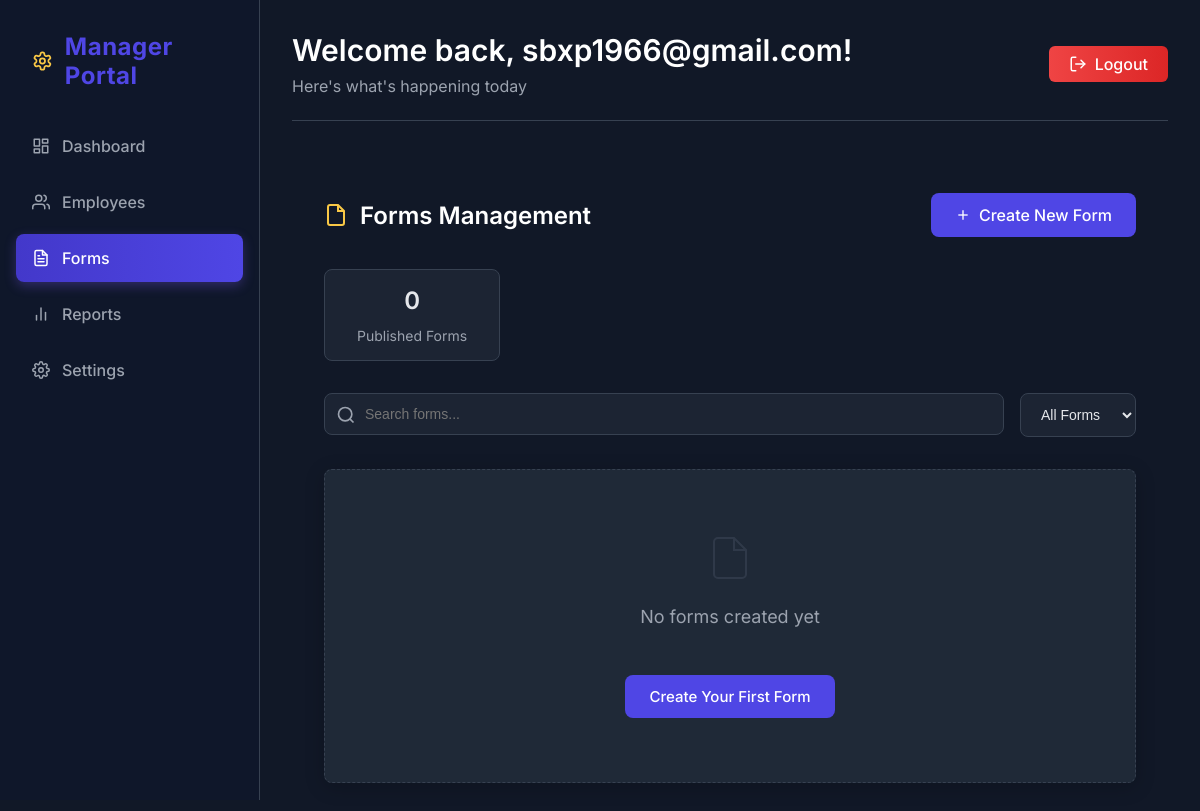
The app's page /manager/forms/ (signed in), older data.
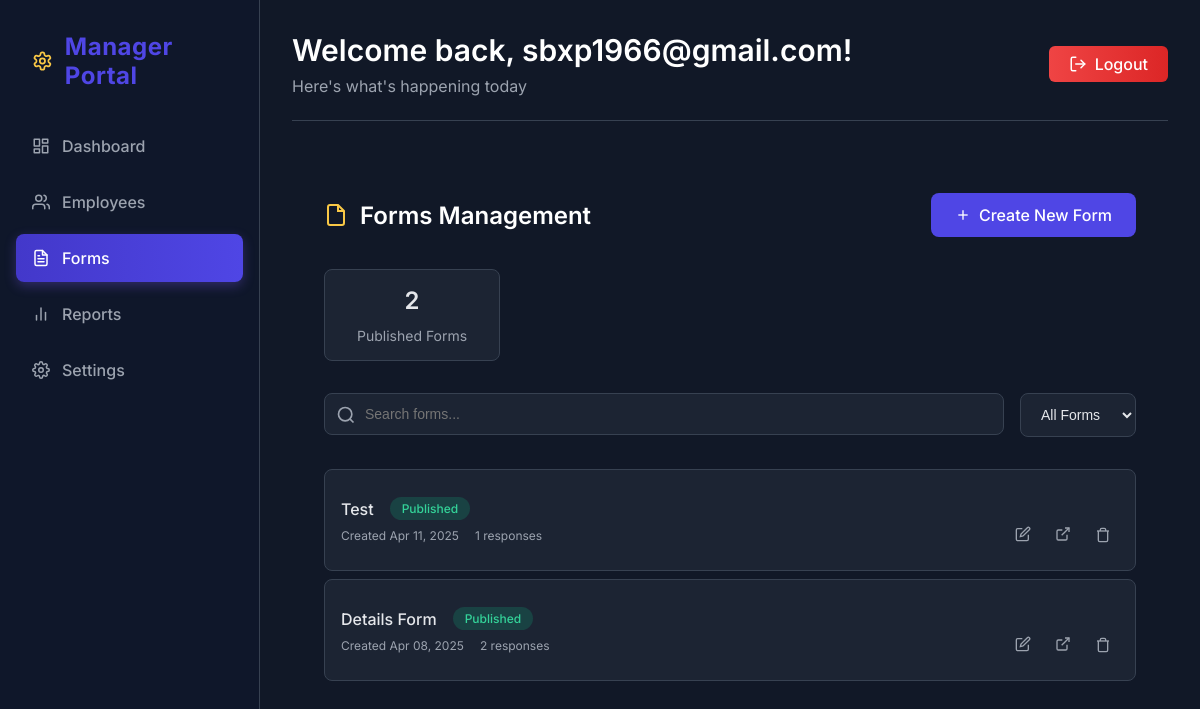
The same page, newer data.
### accounts/models.py (models this page shows)
class User(AbstractUser):
    username = None
    email = models.EmailField(_('email address'), unique=True)
    USERNAME_FIELD = 'email'
    REQUIRED_FIELDS = []
    objects = CustomUserManager()

### form_builder/models.py (models this page shows, shortened)
class Form(models.Model):
    title = models.CharField(max_length=200)
    description = models.TextField(blank=True)
    slug = models.SlugField(unique=True, blank=True)
    fields = models.TextField(default='[]')
    is_published = models.BooleanField(default=False)
    created_at = models.DateTimeField(auto_now_add=True)
    updated_at = models.DateTimeField(auto_now=True)
    class Meta:
        ordering = ['-created_at']

### managerdashboard/views.py (the view)
# urls.py: path('forms/', views.forms_list, name='forms_list'),
@login_required
@manager_required
def forms_list(request):
    if request.user.is_superuser:
        forms = Form.objects.all()
    else:
        forms = Form.objects.filter(creator=request.user)
    published_count = forms.filter(is_published=True).count()
    context = {
        'forms': forms,
        'published_count': published_count,
    }
    return render(request, 'managerdashboard/forms_list.html', context)

### templates/managerdashboard/forms_list.html (shortened to what this page needs)
{% extends 'managerdashboard/dashboard.html' %}
{% load static %}
{% block main_content %}
<div class="forms-container">
    <div class="page-header">
        <h2>
            <svg xmlns="http://www.w3.org/2000/svg" width="24" height="24" viewBox="0 0 24 24" fill="none" stroke="currentColor" stroke-width="2">
                <path d="M14 2H6a2 2 0 0 0-2 2v16a2 2 0 0 0 2 2h12a2 2 0 0 0 2-2V8z"></path>
                <polyline points="14 2 14 8 20 8"></polyline>
            </svg>
            Forms Management
        </h2>
        <a href="{% url 'managerdashboard:create_form' %}" class="btn-create-form">
            <svg xmlns="http://www.w3.org/2000/svg" width="16" height="16" viewBox="0 0 24 24" fill="none" stroke="currentColor" stroke-width="2">
                <line x1="12" y1="5" x2="12" y2="19"></line>
                <line x1="5" y1="12" x2="19" y2="12"></line>
            </svg>
            Create New Form
        </a>
    </div>
    <div class="forms-stats">
        <div class="stat-pill">
            <span class="stat-value">{{ published_count }}</span>
            <span class="stat-label">Published Forms</span>
        </div>
    </div>
    <div class="forms-controls">
        <div class="search-box">
            <input type="text" id="formSearch" placeholder="Search forms...">
            <svg class="search-icon" xmlns="http://www.w3.org/2000/svg" width="20" height="20" viewBox="0 0 24 24" fill="none" stroke="currentColor" stroke-width="2">
                <circle cx="11" cy="11" r="8"></circle>
                <line x1="21" y1="21" x2="16.65" y2="16.65"></line>
            </svg>
        </div>
        <select id="statusFilter" class="status-filter">
            <option value="all">All Forms</option>
        </select>
    </div>
    <div class="forms-list">
        {% for form in forms %}
        <div class="form-item" data-status="{% if form.is_published %}published{% else %}draft{% endif %}">
            <div class="form-item-main">
                <div class="form-info">
                    <h3 class="form-title">{{ form.title }}</h3>
                    <span class="status-badge status-{% if form.is_published %}published{% else %}draft{% endif %}">
                        {% if form.is_published %}Published{% else %}Draft{% endif %}
                    </span>
                </div>
                <div class="form-meta">
                    <span class="meta-item">Created {{ form.created_at|date:"M d, Y" }}</span>
                    <span class="meta-item">{{ form.submissions.count }} responses</span>
                </div>
            </div>
            <div class="form-actions">
                <a href="{% url 'managerdashboard:edit_form' form.slug %}" class="action-btn" title="Edit">
                    <svg xmlns="http://www.w3.org/2000/svg" width="16" height="16" viewBox="0 0 24 24" fill="none" stroke="currentColor" stroke-width="2">
                        <path d="M11 4H4a2 2 0 0 0-2 2v14a2 2 0 0 0 2 2h14a2 2 0 0 0 2-2v-7"></path>
                        <path d="M18.5 2.5a2.121 2.121 0 0 1 3 3L12 15l-4 1 1-4 9.5-9.5z"></path>
                    </svg>
                </a>
                {% if form.is_published %}
                <a href="{% url 'form_builder:view_form' form.slug %}" target="_blank" class="action-btn" title="View Live">
                    <svg xmlns="http://www.w3.org/2000/svg" width="16" height="16" viewBox="0 0 24 24" fill="none" stroke="currentColor" stroke-width="2">
                        <path d="M18 13v6a2 2 0 0 1-2 2H5a2 2 0 0 1-2-2V8a2 2 0 0 1 2-2h6"></path>
                        <polyline points="15 3 21 3 21 9"></polyline>
                        <line x1="10" y1="14" x2="21" y2="3"></line>
                    </svg>
                </a>
                {% endif %}
                <button class="action-btn" onclick="confirmDelete('{% url 'managerdashboard:delete_form' form.slug %}')" title="Delete">
                    <svg xmlns="http://www.w3.org/2000/svg" width="16" height="16" viewBox="0 0 24 24" fill="none" stroke="currentColor" stroke-width="2">
                        <polyline points="3 6 5 6 21 6"></polyline>
                        <path d="M19 6v14a2 2 0 0 1-2 2H7a2 2 0 0 1-2-2V6m3 0V4a2 2 0 0 1 2-2h4a2 2 0 0 1 2 2v2"></path>
                    </svg>
                </button>
            </div>
        </div>
        {% empty %}
        <div class="no-forms">
            <svg xmlns="http://www.w3.org/2000/svg" width="48" height="48" viewBox="0 0 24 24" fill="none" stroke="currentColor" stroke-width="1">
                <path d="M14 2H6a2 2 0 0 0-2 2v16a2 2 0 0 0 2 2h12a2 2 0 0 0 2-2V8z"></path>
                <polyline points="14 2 14 8 20 8"></polyline>
            </svg>
            <p>No forms created yet</p>
            <a href="{% url 'managerdashboard:create_form' %}" class="btn-create">Create Your First Form</a>
        </div>
        {% endfor %}
    </div>
</div>
{% endblock %}

### templates/managerdashboard/dashboard.html (shortened to what this page needs)
{% load static %}
<!DOCTYPE html>
<html lang="en">
<head>
    <link rel="stylesheet" href="{% static 'css/manager-dashboard.css' %}">
    <link rel="stylesheet" href="{% static 'css/form-builder.css' %}">
</head>
<body>
    <div class="dashboard-container">
        <aside class="sidebar">
            <div class="sidebar-header">
                <h2>
                    <span>Manager Portal</span>
                </h2>
            </div>
            <nav class="sidebar-nav">
                <ul>
                    <li class="{% if request.resolver_match.url_name == 'manager_dashboard' %}active{% endif %}">
                        <a href="{% url 'managerdashboard:manager_dashboard' %}">
                            <span>Dashboard</span>
                        </a>
                    </li>
                    <li class="{% if request.resolver_match.url_name == 'employee_list' %}active{% endif %}">
                        <a href="{% url 'managerdashboard:employee_list' %}">
                            <span>Employees</span>
                        </a>
                    </li>
                    <li class="{% if request.resolver_match.url_name == 'forms_list' %}active{% endif %}">
                        <a href="{% url 'managerdashboard:forms_list' %}">
                            <span>Forms</span>
                        </a>
                    </li>
                    <li>
                        <a href="#">
                            <svg xmlns="http://www.w3.org/2000/svg" width="24" height="24" viewBox="0 0 24 24" fill="none" stroke="currentColor" stroke-width="2" stroke-linecap="round" stroke-linejoin="round">
                                <line x1="18" y1="20" x2="18" y2="10"></line>
                                <line x1="12" y1="20" x2="12" y2="4"></line>
                                <line x1="6" y1="20" x2="6" y2="14"></line>
                            </svg>
                            <span>Reports</span>
                        </a>
                    </li>
                    <li>
                        <a href="#">
                            <span>Settings</span>
                        </a>
                    </li>
                </ul>
            </nav>
        </aside>
        <main class="main-content main-with-sidebar">
            <header class="top-bar">
                <div class="welcome-text">
                    <h1>Welcome back, {{ user.get_full_name|default:user.email }}!</h1>
                    <p>Here's what's happening today</p>
                </div>
                <div class="user-menu">
                    <a href="{% url 'login' %}" class="logout-btn">
                        Logout
                    </a>
                </div>
            </header>
            {% block main_content %}{% endblock %}
        </main>
    </div>
</body>
</html>

### static/css/manager-dashboard.css (style rules this page uses)
:root { --primary-color: #4f46e5; --primary-dark: #4338ca; --text-primary: #ffffff; --text-secondary: #9ca3af; --background-lighter: #1f2937; --border-color: #374151; --card-background: #1f2937; --primary-light: #B192FC; --accent-color: #F9C846; --accent-light: #FFDE85; --background-dark: #111827; --background-darker: #0F172A; --success-color: #10B981; --danger-color: #EF4444; --warning-color: #F59E0B; --info-color: #3B82F6; --sidebar-width: 260px; }
* { margin: 0; padding: 0; box-sizing: border-box; }
body { font-family: 'Inter', sans-serif; background-color: var(--background-dark); color: var(--text-primary); }
.dashboard-container { display: flex; min-height: 100vh; }
.sidebar { width: var(--sidebar-width); background-color: var(--background-darker); padding: 2rem 1rem; border-right: 1px solid var(--border-color); position: fixed; height: 100vh; overflow-y: auto; }
.main-with-sidebar { margin-left: var(--sidebar-width); width: calc(100% - var(--sidebar-width)); }
.sidebar-header h2 { color: var(--primary-color); font-size: 1.5rem; margin-bottom: 2rem; padding: 0 1rem; letter-spacing: 0.5px; display: flex; align-items: center; gap: 0.75rem; }
.sidebar-header h2 svg { color: var(--accent-color); }
.sidebar-nav ul { list-style: none; }
.sidebar-nav li { margin-bottom: 0.5rem; }
.sidebar-nav a { display: flex; align-items: center; gap: 0.75rem; padding: 0.875rem 1rem; color: var(--text-secondary); text-decoration: none; border-radius: 0.5rem; transition: all 0.2s; font-weight: 500; }
.sidebar-nav li.active a { background: linear-gradient(90deg, var(--primary-dark), var(--primary-color)); color: white; box-shadow: 0 4px 12px rgba(123, 90, 245, 0.3); }
.sidebar-nav a svg { width: 18px; height: 18px; }
.main-content { flex: 1; padding: 2rem; overflow-x: hidden; }
.top-bar { display: flex; justify-content: space-between; align-items: center; margin-bottom: 2.5rem; padding-bottom: 1.5rem; border-bottom: 1px solid var(--border-color); }
.welcome-text h1 { font-size: 1.875rem; color: var(--text-primary); margin-bottom: 0.5rem; font-weight: 600; }
.welcome-text p { color: var(--text-secondary); }
.user-menu { display: flex; align-items: center; gap: 1rem; }
.logout-btn { padding: 0.5rem 1.25rem; background: linear-gradient(90deg, #EF4444, #DC2626); color: white; border-radius: 0.375rem; text-decoration: none; transition: all 0.2s; font-weight: 500; display: flex; align-items: center; gap: 0.5rem; }
.page-header { display: flex; justify-content: space-between; align-items: center; margin-bottom: 2rem; }
.page-header h2 { font-size: 1.5rem; color: var(--text-primary); margin: 0; font-weight: 600; display: flex; align-items: center; gap: 0.75rem; }
.page-header h2 svg { color: var(--accent-color); }
.search-icon { position: absolute; left: 1rem; top: 50%; transform: translateY(-50%); color: var(--text-secondary); }
.form-actions { display: flex; gap: 1.25rem; justify-content: flex-end; margin-top: 2rem; }
.forms-stats { display: flex; gap: 1rem; margin-bottom: 1.5rem; }
.stat-pill { background: linear-gradient(145deg, var(--card-background), var(--background-lighter)); padding: 0.75rem 1.25rem; border-radius: 2rem; display: flex; align-items: center; gap: 0.75rem; border: 1px solid var(--border-color); }
.status-badge { padding: 0.375rem 0.75rem; border-radius: 1rem; font-size: 0.75rem; font-weight: 500; }
.status-published { background-color: rgba(16, 185, 129, 0.15); color: #6EE7B7; }
.form-title { font-weight: 500; color: var(--text-primary); margin-bottom: 0.25rem; }
.form-actions { display: flex; gap: 1rem; }

### static/css/form-builder.css (style rules this page uses)
.form-actions { display: flex; gap: 1rem; }

Row changes from the older to the newer data that the page shows:
added Form: title "Test", is_published "Published", created_at "Apr 11, 2025", submissions.count "1"
added Form: title "Details Form", is_published "Published", created_at "Apr 08, 2025", submissions.count "2"
Text that changed along with them:
{{ published_count }}: "0" → "2"
text no longer shown: "No forms created yet Create Your First Form"
